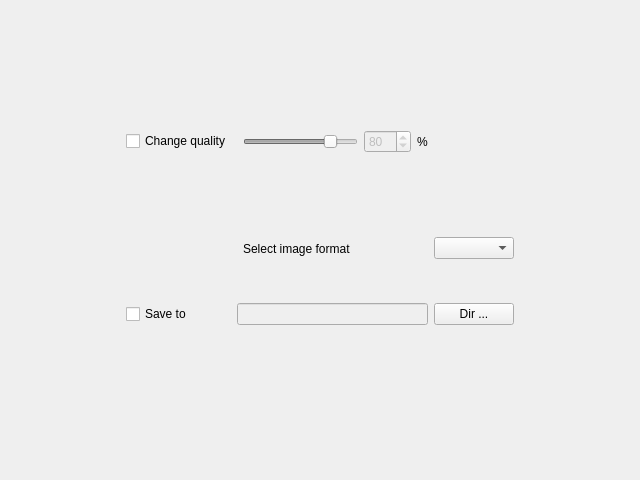
<?xml version="1.0" encoding="UTF-8"?>
<ui version="4.0">
 <class>Form</class>
 <widget class="QWidget" name="Form">
  <property name="geometry">
   <rect>
    <x>0</x>
    <y>0</y>
    <width>640</width>
    <height>480</height>
   </rect>
  </property>
  <property name="windowTitle">
   <string>Form</string>
  </property>
  <layout class="QGridLayout" name="gridLayout">
   <item row="2" column="9">
    <spacer name="horizontalSpacer_2">
     <property name="orientation">
      <enum>Qt::Horizontal</enum>
     </property>
     <property name="sizeHint" stdset="0">
      <size>
       <width>40</width>
       <height>20</height>
      </size>
     </property>
    </spacer>
   </item>
   <item row="2" column="0">
    <spacer name="horizontalSpacer_3">
     <property name="orientation">
      <enum>Qt::Horizontal</enum>
     </property>
     <property name="sizeHint" stdset="0">
      <size>
       <width>40</width>
       <height>20</height>
      </size>
     </property>
    </spacer>
   </item>
   <item row="5" column="3">
    <widget class="QCheckBox" name="saveToCheckBox">
     <property name="text">
      <string>Save to</string>
     </property>
    </widget>
   </item>
   <item row="5" column="4" colspan="4">
    <widget class="QLineEdit" name="saveToLineEdit">
     <property name="enabled">
      <bool>false</bool>
     </property>
    </widget>
   </item>
   <item row="5" column="8">
    <widget class="QPushButton" name="pushButton">
     <property name="text">
      <string>Dir ...</string>
     </property>
    </widget>
   </item>
   <item row="4" column="5">
    <widget class="QLabel" name="label">
     <property name="text">
      <string>Select image format</string>
     </property>
    </widget>
   </item>
   <item row="4" column="8">
    <widget class="QComboBox" name="saveFormatsComboBox"/>
   </item>
   <item row="2" column="7">
    <widget class="QLabel" name="label_2">
     <property name="text">
      <string>%</string>
     </property>
    </widget>
   </item>
   <item row="2" column="6">
    <widget class="QSpinBox" name="qualitySpinBox">
     <property name="enabled">
      <bool>false</bool>
     </property>
     <property name="minimum">
      <number>1</number>
     </property>
     <property name="maximum">
      <number>100</number>
     </property>
     <property name="value">
      <number>80</number>
     </property>
    </widget>
   </item>
   <item row="2" column="5">
    <widget class="QSlider" name="horizontalSlider">
     <property name="enabled">
      <bool>false</bool>
     </property>
     <property name="minimum">
      <number>1</number>
     </property>
     <property name="maximum">
      <number>100</number>
     </property>
     <property name="value">
      <number>80</number>
     </property>
     <property name="orientation">
      <enum>Qt::Horizontal</enum>
     </property>
    </widget>
   </item>
   <item row="2" column="3">
    <widget class="QCheckBox" name="changeQualityCheckBox">
     <property name="text">
      <string>Change quality</string>
     </property>
     <property name="checked">
      <bool>false</bool>
     </property>
    </widget>
   </item>
   <item row="1" column="0">
    <spacer name="verticalSpacer_3">
     <property name="orientation">
      <enum>Qt::Vertical</enum>
     </property>
     <property name="sizeHint" stdset="0">
      <size>
       <width>20</width>
       <height>40</height>
      </size>
     </property>
    </spacer>
   </item>
   <item row="4" column="0">
    <spacer name="verticalSpacer_4">
     <property name="orientation">
      <enum>Qt::Vertical</enum>
     </property>
     <property name="sizeHint" stdset="0">
      <size>
       <width>20</width>
       <height>40</height>
      </size>
     </property>
    </spacer>
   </item>
   <item row="6" column="0">
    <spacer name="verticalSpacer_2">
     <property name="orientation">
      <enum>Qt::Vertical</enum>
     </property>
     <property name="sizeHint" stdset="0">
      <size>
       <width>20</width>
       <height>125</height>
      </size>
     </property>
    </spacer>
   </item>
   <item row="5" column="0">
    <spacer name="verticalSpacer_5">
     <property name="orientation">
      <enum>Qt::Vertical</enum>
     </property>
     <property name="sizeHint" stdset="0">
      <size>
       <width>20</width>
       <height>40</height>
      </size>
     </property>
    </spacer>
   </item>
   <item row="0" column="0">
    <spacer name="verticalSpacer_6">
     <property name="orientation">
      <enum>Qt::Vertical</enum>
     </property>
     <property name="sizeHint" stdset="0">
      <size>
       <width>20</width>
       <height>40</height>
      </size>
     </property>
    </spacer>
   </item>
   <item row="3" column="0">
    <spacer name="verticalSpacer">
     <property name="orientation">
      <enum>Qt::Vertical</enum>
     </property>
     <property name="sizeHint" stdset="0">
      <size>
       <width>20</width>
       <height>40</height>
      </size>
     </property>
    </spacer>
   </item>
  </layout>
 </widget>
 <resources/>
 <connections>
  <connection>
   <sender>horizontalSlider</sender>
   <signal>valueChanged(int)</signal>
   <receiver>qualitySpinBox</receiver>
   <slot>setValue(int)</slot>
   <hints>
    <hint type="sourcelabel">
     <x>248</x>
     <y>156</y>
    </hint>
    <hint type="destinationlabel">
     <x>355</x>
     <y>156</y>
    </hint>
   </hints>
  </connection>
  <connection>
   <sender>qualitySpinBox</sender>
   <signal>valueChanged(int)</signal>
   <receiver>horizontalSlider</receiver>
   <slot>setValue(int)</slot>
   <hints>
    <hint type="sourcelabel">
     <x>355</x>
     <y>156</y>
    </hint>
    <hint type="destinationlabel">
     <x>248</x>
     <y>156</y>
    </hint>
   </hints>
  </connection>
  <connection>
   <sender>changeQualityCheckBox</sender>
   <signal>toggled(bool)</signal>
   <receiver>horizontalSlider</receiver>
   <slot>setEnabled(bool)</slot>
   <hints>
    <hint type="sourcelabel">
     <x>162</x>
     <y>83</y>
    </hint>
    <hint type="destinationlabel">
     <x>293</x>
     <y>83</y>
    </hint>
   </hints>
  </connection>
  <connection>
   <sender>changeQualityCheckBox</sender>
   <signal>toggled(bool)</signal>
   <receiver>qualitySpinBox</receiver>
   <slot>setEnabled(bool)</slot>
   <hints>
    <hint type="sourcelabel">
     <x>162</x>
     <y>83</y>
    </hint>
    <hint type="destinationlabel">
     <x>391</x>
     <y>83</y>
    </hint>
   </hints>
  </connection>
  <connection>
   <sender>saveToCheckBox</sender>
   <signal>toggled(bool)</signal>
   <receiver>saveToLineEdit</receiver>
   <slot>setEnabled(bool)</slot>
   <hints>
    <hint type="sourcelabel">
     <x>162</x>
     <y>308</y>
    </hint>
    <hint type="destinationlabel">
     <x>293</x>
     <y>308</y>
    </hint>
   </hints>
  </connection>
 </connections>
</ui>
